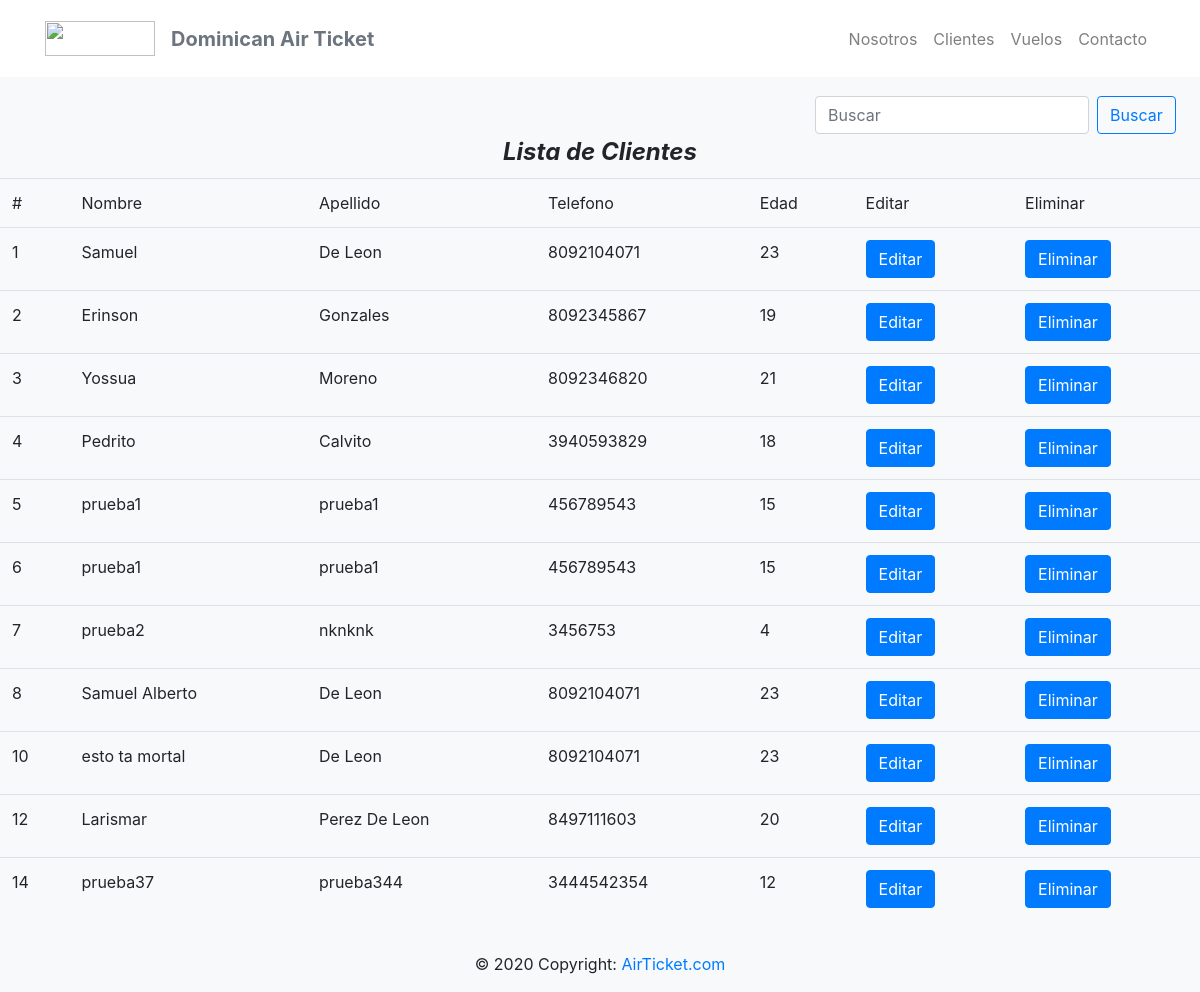
The page /reservar/clientes/ on the database as committed earlier.
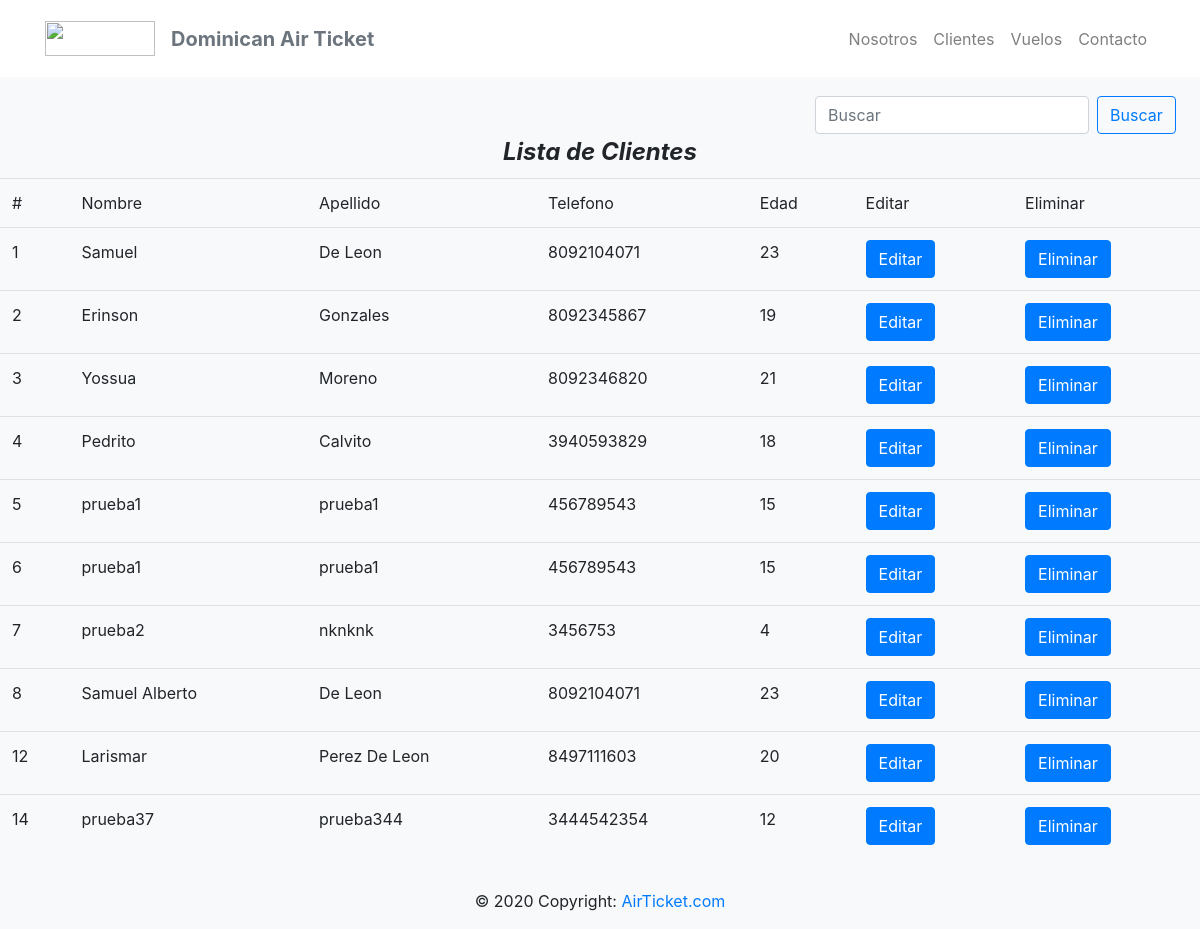
The same page on the database as committed later.
### registro/models.py (models this page shows, shortened)
class Cliente(models.Model):
    nombre = models.CharField(
        max_length=50,
        validators= [MinLengthValidator(2, "Debe introducir dos caracteres")]
    )
    apellido = models.CharField(max_length=50
    )
    telefono = models.IntegerField(default=0)
    edad = models.IntegerField(default=0)

### registro/views.py (the view, shortened to what this page needs)
# urls.py: path('reservar/clientes/', views.clientes_view, name='clientes_view'),
def clientes_view(request):
    busqueda = request.GET.get("buscar")
    client = Cliente.objects.all()
    return render(request, 'clientes_view.html', {'clientes':client})

### registro/templates/clientes_view.html (shortened to what this page needs)
{% extends 'base.html' %}
{% block cont  %}
<br>
<div class="container col-md-4 offset-md-8" methond="GET" >
	<form class="form-inline my-2 my-lg-0">
		<input class="form-control mr-sm-2" type="search" placeholder="Buscar" aria-label="Search" name="buscar" value="{{ request.GET.buscar }}">
    	<button class="btn btn-outline-primary my-2 my-sm-0" type="submit">Buscar</button>
	</form>
</div>
<strong><legend class="text-center header font-italic">Lista de Clientes</legend></strong>
<table class="table table-boardered">
	<thead>
		<tr>
			<td>#</td>
			<td>Nombre</td>
			<td>Apellido</td>
			<td>Telefono</td>
			<td>Edad</td>
			<td>Editar</td>
			<td>Eliminar</td>
		</tr>
	</thead>
	<tbody>
        {% if clientes %}
        {% for cliente  in clientes %}
		<tr>
			<td>{{ cliente.id }}</td>
			<td>{{ cliente.nombre }}</td>
			<td>{{ cliente.apellido }}</td>
			<td>{{ cliente.telefono }}</td>
			<td>{{ cliente.edad }}</td>
			<td><a class="btn btn-primary btn-md" href="{% url 'clientes_edit' cliente.id %}">Editar</a></td>
			<td><a class="btn btn-primary btn-md" href="{% url 'clientes_delete' cliente.id %}">Eliminar</a></td>
		</tr>
        {% endfor %}
        {% else %}
        <h4>No hay registros</h4>
        {% endif %}
	</tbody>
</table>
{% endblock  %}

Rows that differ between the two databases and show on the page:
removed Cliente: id "10", nombre "esto ta mortal", apellido "De Leon", telefono "8092104071", edad "23"
